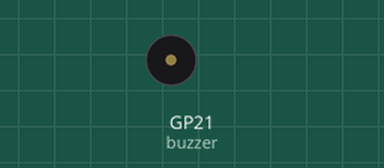
Recording of a program running on a simulated Raspberry Pi Pico running MicroPython. On the bench: buzzer (waves = sounding). At 1.8 s the program stops and its outputs stay as they are.

Above: at 0.24 s.
At 0.7 s:
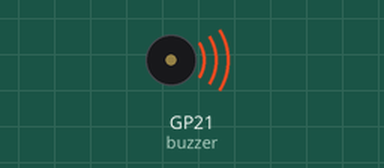
Timing chart, 0 to 3.0 s (numbered marks = the images above):
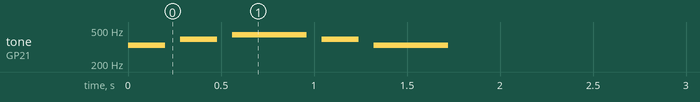

Measured:
- by itself, tone on GP21 (buzzer): plays 330 Hz for 0.20 s, 392 Hz for 0.20 s, 440 Hz for 0.40 s, 392 Hz for 0.20 s, 330 Hz for 0.40 s

The program:

08_melodia_simples.py
```python
from machine import Pin, PWM
import time

buzzer = PWM(Pin(21))
musica = [(330, 200), (392, 200), (440, 400), (392, 200), (330, 400)]

for freq, tempo in musica:
    buzzer.freq(freq)
    buzzer.duty_u16(9000)
    time.sleep_ms(tempo)
    buzzer.duty_u16(0)
    time.sleep_ms(80)
```
